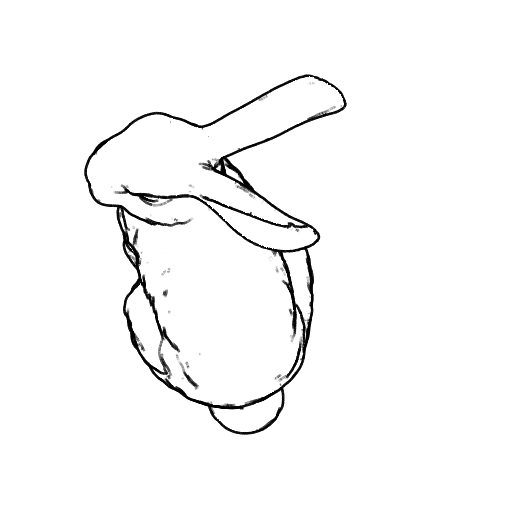
#> input picture IPython/renderings/latitude=01.longitude=01.png, 512 x 512 px; its folder holds only this picture in this run
$ jupyter execute --allow-errors '03 Exploiting Cluster-Level Parallelism.ipynb'   (shell and % lines are left out)   (Python 2 division)   (older library calls are emulated)
#> lines starting #> are read from the running program, lines starting #| are printed output that depends on the picture
# Exploiting Cluster-Level Parallelism

The purpose of this code is to demonstrate the cluster-level parallelism capabilities available in IPython. To demonstrate this, we compute 8 Gabor filter responses for each image in a given directory in parallel.

[cell 1]
import numpy
import math
import scipy
import scipy.io
import scipy.misc
import matplotlib
import matplotlib.pyplot
import os
import IPython
import IPython.parallel

## load the Gabor filters and store in a 3D array

[cell 2]
num_thetas  = 8
filter_path = "filters/"

tmp = []

#> (the rest of this cell did not finish here and is left out)

## construct an array of image file names (each compute node will be responsible for processing a single file)

[cell 3]
img_path             = "renderings/"
filter_response_path = "filter_responses/"
img_names_exts       = sorted(os.listdir(img_path))[:14]

print img_names_exts

if not os.path.exists(filter_response_path):
    os.makedirs(filter_response_path)

## define a function to process a single file

[cell 4]
def generate_gabor_filter_response(img_name_ext):

#> called with img_name_ext = 'latitude=01.longitude=01.png'
    import numpy
    import scipy
    import scipy.io
    import scipy.misc
    import os

    img_name = img_name_ext[:-4]
    img_ext  = img_name_ext[-4:]

    img = scipy.misc.imread(img_path+img_name+img_ext).astype(numpy.float32)[:,:,0]
#> img: shape (512, 512) float32; min 0, max 255, mean 248.7
    img = (255.0 - img) / 255.0
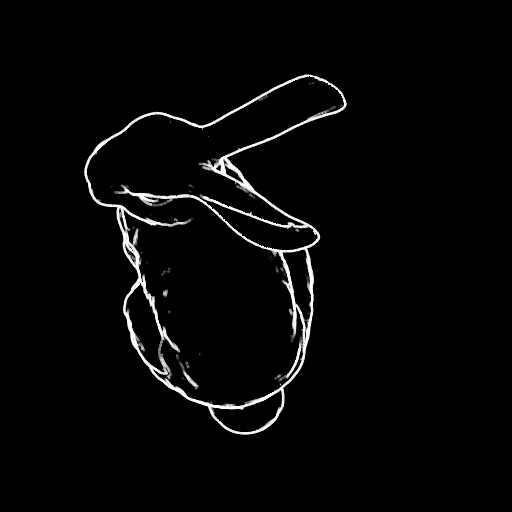
#> img: shape (512, 512) float32; min 0, max 1, mean 0.0247

    for theta_index in range(num_thetas):

        F_img = numpy.fft.fft2(img)
        F_img_centered = numpy.fft.fftshift(F_img)
        F_img_centered_filtered = F_img_centered * g[theta_index]
        F_img_centered_filtered_uncentered = numpy.fft.ifftshift(F_img_centered_filtered)
        img_filtered = numpy.fft.ifft2(F_img_centered_filtered_uncentered)

        scipy.misc.imsave("%s%s.gabor.theta=%02d.png" % (filter_response_path, img_name, theta_index), numpy.abs(img_filtered))

        print "%s%s.gabor.theta=%02d.png" % (filter_response_path, img_name, theta_index)

    return os.getpid()


$ run again, on IPython/renderings/latitude=01.longitude=17.png
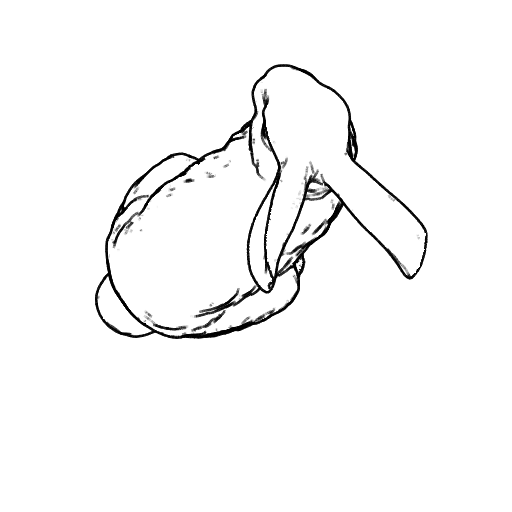
#> input picture IPython/renderings/latitude=01.longitude=17.png, 512 x 512 px
#> in generate_gabor_filter_response, `img = (255.0 - img) / 255.0`:
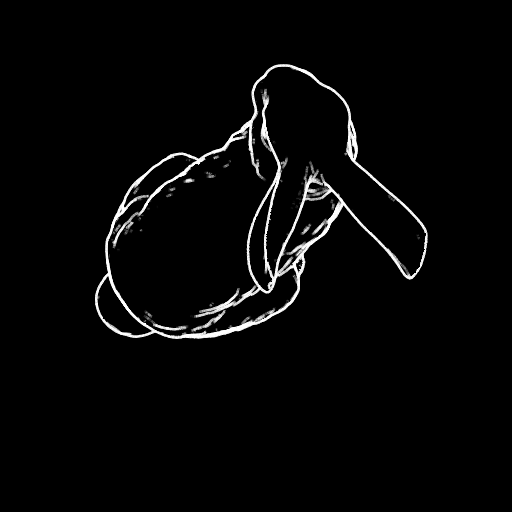
#> img: shape (512, 512) float32; min 0, max 1, mean 0.0264

$ run again, on IPython/renderings/latitude=01.longitude=18.png
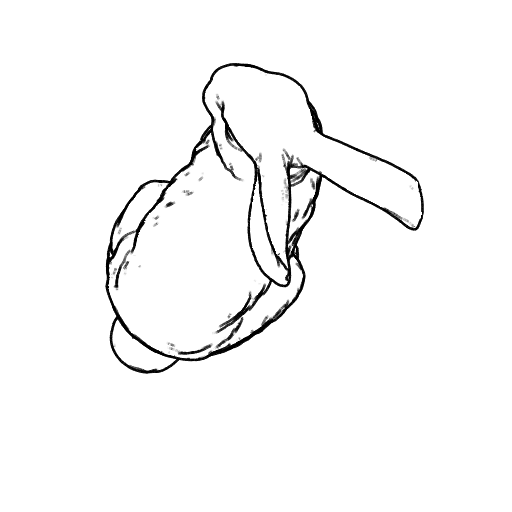
#> input picture IPython/renderings/latitude=01.longitude=18.png, 512 x 512 px
#> in generate_gabor_filter_response, `img = (255.0 - img) / 255.0`:
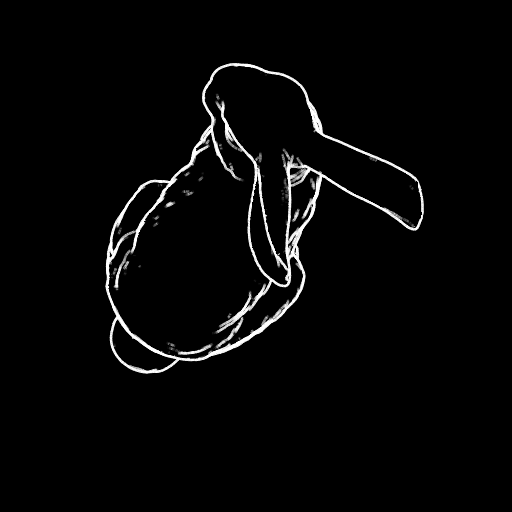
#> img: shape (512, 512) float32; min 0, max 1, mean 0.0261

$ run again, on IPython/renderings/latitude=01.longitude=02.png
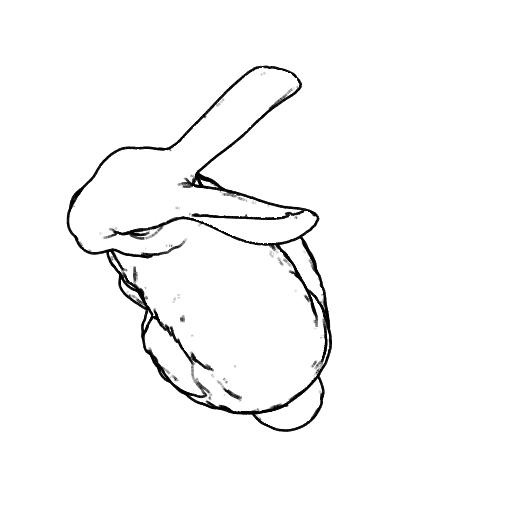
#> input picture IPython/renderings/latitude=01.longitude=02.png, 512 x 512 px
#> in generate_gabor_filter_response, `img = (255.0 - img) / 255.0`:
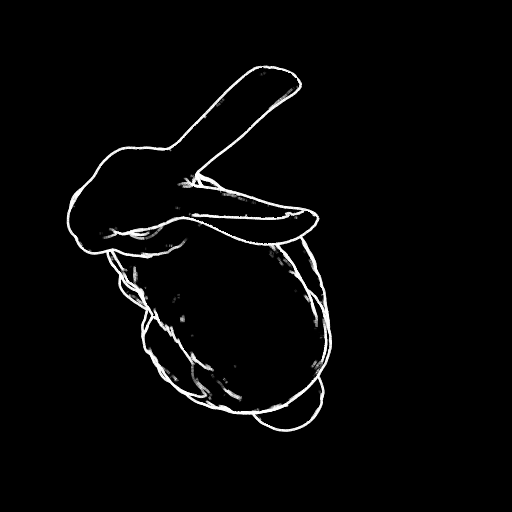
#> img: shape (512, 512) float32; min 0, max 1, mean 0.0249
